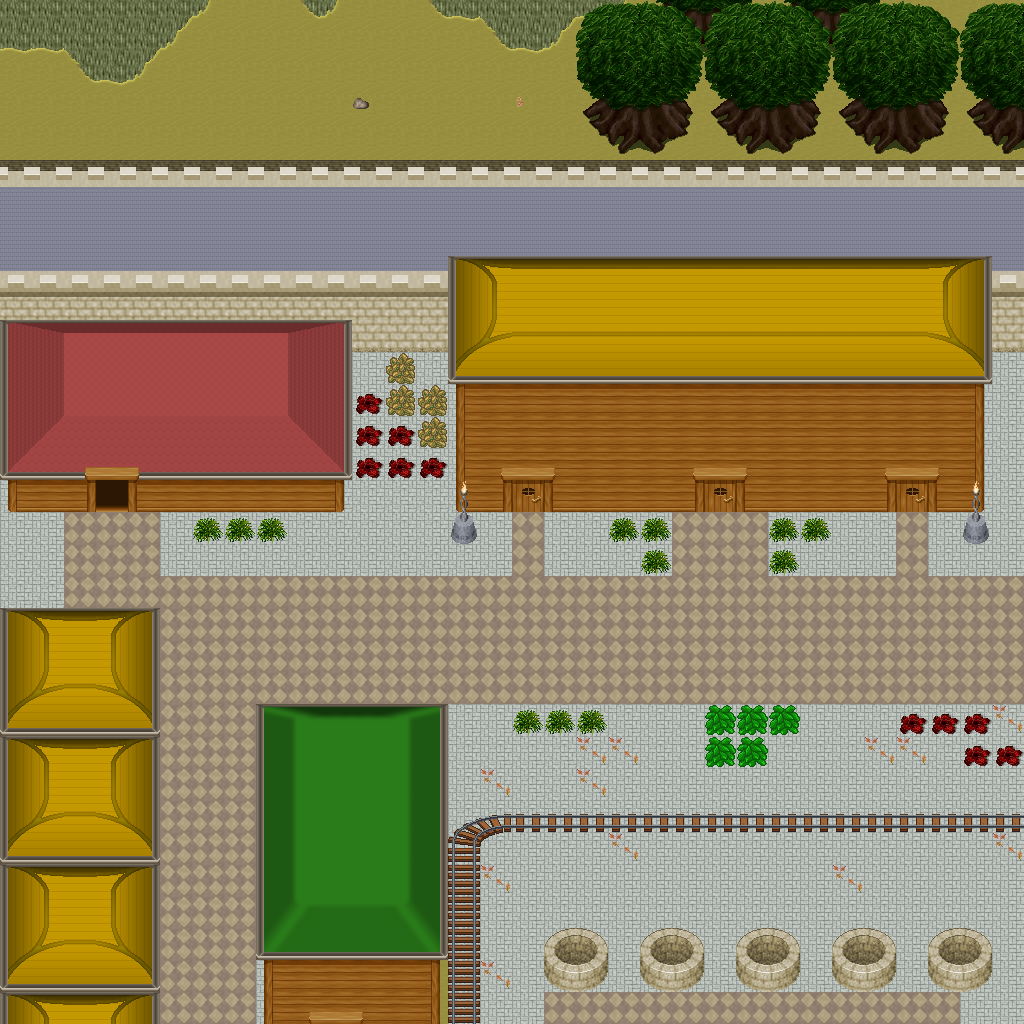

The image is a tile-based game level rendered from a .tmx file. Its description and source (layers, tilesets, objects; grid data summarised) follow:
An orthogonal 32x32 tile map with 32x32 px tiles, 5 tile layers (Ground, Objects, Objects2, Above, ...), 1 hidden layer not drawn, 53 tilesets.

<map version="1.10" tiledversion="1.11.0" orientation="orthogonal" renderorder="right-down" width="32" height="32" tilewidth="32" tileheight="32" infinite="0" nextlayerid="11" nextobjectid="1">
 <tileset firstgid="1" name="logic_collision" tilewidth="32" tileheight="32" tilecount="1" columns="1">
  <image source="../drawable/logic_collision.png" width="32" height="32" />
 </tileset>
 <tileset firstgid="2" name="ground_ground" tilewidth="32" tileheight="32" tilecount="33" columns="3">
  <image source="../drawable/ground_ground.png" width="96" height="352" />
 </tileset>
 <tileset firstgid="35" name="building_castle" tilewidth="32" tileheight="32" tilecount="320" columns="20">
  <image source="../drawable/building_castle.png" width="640" height="512" />
 </tileset>
 <tileset firstgid="355" name="ground_brown_paving" tilewidth="32" tileheight="32" tilecount="2" columns="2">
  <image source="../drawable/ground_brown_paving.png" width="64" height="32" />
 </tileset>
 <tileset firstgid="357" name="ground_water_water_bubbles" tilewidth="32" tileheight="32" tilecount="32" columns="8">
  <image source="../drawable/ground_water_water_bubbles.png" width="256" height="128" />
 </tileset>
 <tileset firstgid="389" name="ground_indoor_black_hole" tilewidth="32" tileheight="32" tilecount="12" columns="3">
  <image source="../drawable/ground_indoor_black_hole.png" width="96" height="128" />
 </tileset>
 <tileset firstgid="401" name="ground_ridge_earth_dark" tilewidth="32" tileheight="32" tilecount="96" columns="12">
  <image source="../drawable/ground_ridge_earth_dark.png" width="384" height="256" />
 </tileset>
 <tileset firstgid="497" name="building_roof_red" tilewidth="32" tileheight="32" tilecount="20" columns="5">
  <image source="../drawable/building_roof_red.png" width="160" height="128" />
 </tileset>
 <tileset firstgid="517" name="building_wall_wall_brown" tilewidth="32" tileheight="32" tilecount="12" columns="3">
  <image source="../drawable/building_wall_wall_brown.png" width="96" height="128" />
 </tileset>
 <tileset firstgid="529" name="plant_bush_bushes" tilewidth="32" tileheight="32" tilecount="10" columns="5">
  <image source="../drawable/plant_bush_bushes.png" width="160" height="64" />
 </tileset>
 <tileset firstgid="539" name="plant_leaves" tilewidth="32" tileheight="32" tilecount="8" columns="4">
  <image source="../drawable/plant_leaves.png" width="128" height="64" />
 </tileset>
 <tileset firstgid="547" name="object_well" tilewidth="32" tileheight="32" tilecount="4" columns="2">
  <image source="../drawable/object_well.png" width="64" height="64" />
 </tileset>
 <tileset firstgid="551" name="building_wall_wood" tilewidth="32" tileheight="32" tilecount="16" columns="4">
  <image source="../drawable/building_wall_wood.png" width="128" height="128" />
 </tileset>
 <tileset firstgid="567" name="ground_earth_edges" tilewidth="32" tileheight="32" tilecount="18" columns="6">
  <image source="../drawable/ground_earth_edges.png" width="192" height="96" />
 </tileset>
 <tileset firstgid="585" name="ground_grass_corners" tilewidth="32" tileheight="32" tilecount="24" columns="6">
  <image source="../drawable/ground_grass_corners.png" width="192" height="128" />
 </tileset>
 <tileset firstgid="609" name="ground_rock_pebbles" tilewidth="32" tileheight="32" tilecount="3" columns="1">
  <image source="../drawable/ground_rock_pebbles.png" width="32" height="96" />
 </tileset>
 <tileset firstgid="612" name="furniture_other_stick" tilewidth="32" tileheight="32" tilecount="2" columns="1">
  <image source="../drawable/furniture_other_stick.png" width="32" height="64" />
 </tileset>
 <tileset firstgid="614" name="plant_grasses" tilewidth="32" tileheight="32" tilecount="6" columns="3">
  <image source="../drawable/plant_grasses.png" width="96" height="64" />
 </tileset>
 <tileset firstgid="620" name="item_armor_sword_rack" tilewidth="32" tileheight="32" tilecount="4" columns="2">
  <image source="../drawable/item_armor_sword_rack.png" width="64" height="64" />
 </tileset>
 <tileset firstgid="624" name="building_roof_yellow" tilewidth="32" tileheight="32" tilecount="20" columns="5">
  <image source="../drawable/building_roof_yellow.png" width="160" height="128" />
 </tileset>
 <tileset firstgid="644" name="building_roof_blue" tilewidth="32" tileheight="32" tilecount="20" columns="5">
  <image source="../drawable/building_roof_blue.png" width="160" height="128" />
 </tileset>
 <tileset firstgid="664" name="plant_tree_tree_darkgreen" tilewidth="32" tileheight="32" tilecount="88" columns="8">
  <image source="../drawable/plant_tree_tree_darkgreen.png" width="256" height="352" />
 </tileset>
 <tileset firstgid="752" name="building_door_door_n" tilewidth="32" tileheight="32" tilecount="6" columns="3">
  <image source="../drawable/building_door_door_n.png" width="96" height="64" />
 </tileset>
 <tileset firstgid="758" name="item_pot_dark_barrel" tilewidth="32" tileheight="32" tilecount="2" columns="1">
  <image source="../drawable/item_pot_dark_barrel.png" width="32" height="64" />
 </tileset>
 <tileset firstgid="760" name="building_roof_green" tilewidth="32" tileheight="32" tilecount="20" columns="5">
  <image source="../drawable/building_roof_green.png" width="160" height="128" />
 </tileset>
 <tileset firstgid="780" name="building_wall_stone" tilewidth="32" tileheight="32" tilecount="12" columns="3">
  <image source="../drawable/building_wall_stone.png" width="96" height="128" />
 </tileset>
 <tileset firstgid="792" name="item_statue_metal_and_stone" tilewidth="32" tileheight="32" tilecount="6" columns="3">
  <image source="../drawable/item_statue_metal_and_stone.png" width="96" height="64" />
 </tileset>
 <tileset firstgid="798" name="ground_ladder_steps" tilewidth="32" tileheight="32" tilecount="6" columns="3">
  <image source="../drawable/ground_ladder_steps.png" width="96" height="64" />
 </tileset>
 <tileset firstgid="804" name="item_armor_armor" tilewidth="32" tileheight="32" tilecount="4" columns="4">
  <image source="../drawable/item_armor_armor.png" width="128" height="32" />
 </tileset>
 <tileset firstgid="808" name="logic_portal" tilewidth="32" tileheight="32" tilecount="24" columns="8">
  <image source="../drawable/logic_portal.png" width="256" height="96" />
 </tileset>
 <tileset firstgid="832" name="logic_creature_human_soldier" tilewidth="32" tileheight="32" tilecount="16" columns="8">
  <image source="../drawable/logic_creature_human_soldier.png" width="256" height="64" />
 </tileset>
 <tileset firstgid="848" name="ground_ladder_horizontal_dark" tilewidth="32" tileheight="32" tilecount="3" columns="1">
  <image source="../drawable/ground_ladder_horizontal_dark.png" width="32" height="96" />
 </tileset>
 <tileset firstgid="851" name="building_door_closed" tilewidth="32" tileheight="32" tilecount="1" columns="1">
  <image source="../drawable/building_door_closed.png" width="32" height="32" />
 </tileset>
 <tileset firstgid="852" name="ground_green_paving" tilewidth="32" tileheight="32" tilecount="18" columns="3">
  <image source="../drawable/ground_green_paving.png" width="96" height="192" />
 </tileset>
 <tileset firstgid="870" name="ground_earth_edges_yellowgreen" tilewidth="32" tileheight="32" tilecount="15" columns="5">
  <image source="../drawable/ground_earth_edges_yellowgreen.png" width="160" height="96" />
 </tileset>
 <tileset firstgid="885" name="ground_grass_2" tilewidth="32" tileheight="32" tilecount="21" columns="3">
  <image source="../drawable/ground_grass_2.png" width="96" height="224" />
 </tileset>
 <tileset firstgid="906" name="plant_tree_spruce" tilewidth="32" tileheight="32" tilecount="6" columns="2">
  <image source="../drawable/plant_tree_spruce.png" width="64" height="96" />
 </tileset>
 <tileset firstgid="912" name="plant_tree_evergreen" tilewidth="32" tileheight="32" tilecount="36" columns="3">
  <image source="../drawable/plant_tree_evergreen.png" width="96" height="384" />
 </tileset>
 <tileset firstgid="948" name="plant_stump_stump_pale_brown" tilewidth="32" tileheight="32" tilecount="4" columns="2">
  <image source="../drawable/plant_stump_stump_pale_brown.png" width="64" height="64" />
 </tileset>
 <tileset firstgid="952" name="plant_bush_bricked_bushes" tilewidth="32" tileheight="32" tilecount="6" columns="2">
  <image source="../drawable/plant_bush_bricked_bushes.png" width="64" height="96" />
 </tileset>
 <tileset firstgid="958" name="item_statue_wolf_statue" tilewidth="32" tileheight="32" tilecount="6" columns="2">
  <image source="../drawable/item_statue_wolf_statue.png" width="64" height="96" />
 </tileset>
 <tileset firstgid="964" name="item_pot_pot_tall" tilewidth="32" tileheight="32" tilecount="2" columns="1">
  <image source="../drawable/item_pot_pot_tall.png" width="32" height="64" />
 </tileset>
 <tileset firstgid="966" name="furniture_chair_bench_wooden" tilewidth="32" tileheight="32" tilecount="8" columns="2">
  <image source="../drawable/furniture_chair_bench_wooden.png" width="64" height="128" />
 </tileset>
 <tileset firstgid="974" name="item_statue_plants_potted_stone" tilewidth="32" tileheight="32" tilecount="6" columns="3">
  <image source="../drawable/item_statue_plants_potted_stone.png" width="96" height="64" />
 </tileset>
 <tileset firstgid="980" name="ground_dry_grass" tilewidth="32" tileheight="32" tilecount="54" columns="9">
  <image source="../drawable/ground_dry_grass.png" width="288" height="192" />
 </tileset>
 <tileset firstgid="1034" name="light_door_light" tilewidth="32" tileheight="32" tilecount="12" columns="3">
  <image source="../drawable/light_door_light.png" width="96" height="128" />
 </tileset>
 <tileset firstgid="1046" name="furniture_light_dark_torch" tilewidth="32" tileheight="32" tilecount="8" columns="2">
  <image source="../drawable/furniture_light_dark_torch.png" width="64" height="128" />
 </tileset>
 <tileset firstgid="1054" name="light_dim_yellow_light_5x5" tilewidth="32" tileheight="32" tilecount="25" columns="5">
  <image source="../drawable/light_dim_yellow_light_5x5.png" width="160" height="160" />
 </tileset>
 <tileset firstgid="1079" name="ground_ladder_vertical_dark" tilewidth="32" tileheight="32" tilecount="3" columns="3">
  <image source="../drawable/ground_ladder_vertical_dark.png" width="96" height="32" />
 </tileset>
 <tileset firstgid="1082" name="ground_rock_huge_boulder" tilewidth="32" tileheight="32" tilecount="20" columns="5">
  <image source="../drawable/ground_rock_huge_boulder.png" width="160" height="128" />
 </tileset>
 <tileset firstgid="1102" name="logic_creature_fowl" tilewidth="32" tileheight="32" tilecount="6" columns="6">
  <image source="../drawable/logic_creature_fowl.png" width="192" height="32" />
 </tileset>
 <tileset firstgid="1108" name="object_mine_rails_2" tilewidth="32" tileheight="32" tilecount="64" columns="8">
  <image source="../drawable/object_mine_rails_2.png" width="256" height="256" />
 </tileset>
 <tileset firstgid="1172" name="logic_creature_mutant" tilewidth="32" tileheight="32" tilecount="7" columns="7">
  <image source="../drawable/logic_creature_mutant.png" width="224" height="32" />
 </tileset>
 <layer id="1" name="Ground" width="32" height="32">
  <data>[1024 cells, 1024 non-empty, 5 distinct tile ids]</data>
 </layer>
 <layer id="2" name="Objects" width="32" height="32">
  <data>[1024 cells, 354 non-empty, 63 distinct tile ids]</data>
 </layer>
 <layer id="3" name="Objects2" width="32" height="32">
  <data>[1024 cells, 262 non-empty, 48 distinct tile ids]</data>
 </layer>
 <layer id="4" name="Above" width="32" height="32">
  <data>[1024 cells, 111 non-empty, 40 distinct tile ids]</data>
 </layer>
 <layer id="5" name="Above2" width="32" height="32">
  <data>[1024 cells, 14 non-empty, 4 distinct tile ids]</data>
 </layer>
 <layer id="6" name="Walkable" width="32" height="32" visible="0">
  <data>[1024 cells, 436 non-empty, 1 distinct tile ids]</data>
 </layer>
 <objectgroup id="7" name="Mapevents" />
 <objectgroup id="8" name="Spawn" />
 <objectgroup id="9" name="Keys" />
 <objectgroup id="10" name="Replace" />
</map>
